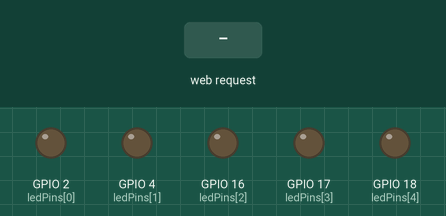
Recording of a sketch running on a simulated ESP32. On the bench: output pins drawn as LEDs (lit = HIGH). Dashed ring = blinking. Inputs (shaded band) come from the test bench. WiFi joins after 1.5 s; servers stay silent unless stated; what the sketch prints to the serial monitor is not drawn.

Above: at 3.2 s.
3.3 s: HTTP request GET /LED=32415 received
At 3.45 s:
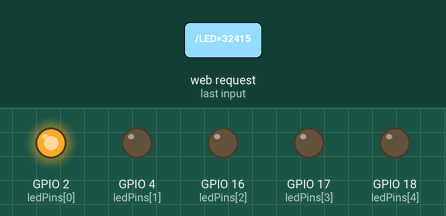
6.3 s: HTTP request GET /LED=ALL received
At 6.9 s:
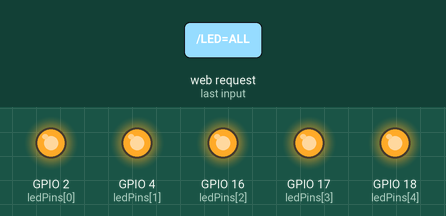
7.8 s: HTTP request GET /LED=12345 received
At 8.5 s:
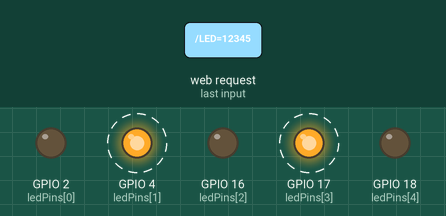
Timing chart, 0 to 11.4 s (numbered marks = the images above; inputs shaded):
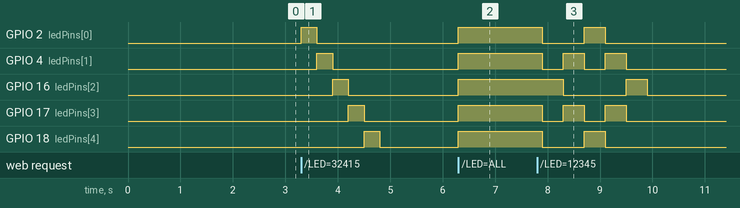

Measured:
- after the input at 3.3 s, GPIO 2 (ledPins[0]): LOW → HIGH at once, → LOW 0.30 s later; GPIO 4 (ledPins[1]): LOW → HIGH after 0.30 s, → LOW 0.30 s later; GPIO 16 (ledPins[2]): LOW → HIGH after 0.60 s, → LOW 0.30 s later; GPIO 17 (ledPins[3]): LOW → HIGH after 0.90 s, → LOW 0.30 s later; GPIO 18 (ledPins[4]): LOW → HIGH after 1.2 s, → LOW 0.30 s later
- after the input at 6.3 s, GPIO 2 (ledPins[0]), GPIO 4 (ledPins[1]), GPIO 16 (ledPins[2]), GPIO 17 (ledPins[3]), GPIO 18 (ledPins[4]): LOW → HIGH at once
- after the input at 7.8 s, GPIO 2 (ledPins[0]): HIGH → LOW after 0.10 s, → HIGH 0.80 s later, → LOW 0.40 s later; GPIO 4 (ledPins[1]): alternates HIGH for 0.40 s and LOW for 0.40 s, 5 changes in all, then stays LOW, starting after 0.10 s

The sketch:

esp32_activity1.ino
```cpp
#include <WiFi.h>

const char* ssid = "AKINLANGSIAIAH";
const char* password = "SIGETAWANANMOAKO";

WiFiServer server(80);

const int ledPins[] = {2, 4, 16, 17, 18};
bool allOn = false;

void setup() {
  Serial.begin(115200);

  for (int i = 0; i < 5; i++) {
    pinMode(ledPins[i], OUTPUT);
    digitalWrite(ledPins[i], LOW);
  }

  WiFi.begin(ssid, password);
  Serial.print("Connecting to WiFi...");
  while (WiFi.status() != WL_CONNECTED) {
    delay(1000);
    Serial.print(WiFi.status());
    Serial.print(".");
  }

  Serial.println("\nConnected to WiFi");
  Serial.print("IP Address: ");
  Serial.println(WiFi.localIP());

  server.begin();
}

void loop() {
  WiFiClient client = server.available();
  if (!client) return;

  Serial.println("New client connected");

  String request = client.readStringUntil('\r');
  Serial.println(request);
  client.flush();

  if (request.indexOf("/LED=ALL") != -1) {
    Serial.println("Toggle All LEDs");
    allOn = !allOn;
    for (int i = 0; i < 5; i++) {
      digitalWrite(ledPins[i], allOn ? HIGH : LOW);
    }
  }
  else if (request.indexOf("/LED=32415") != -1) {
    Serial.println("Sequence 32415");
    const int ledPin[] = {2, 4, 16, 17, 18};
    for (int i = 0; i < 5; i++) {
      digitalWrite(ledPin[i], HIGH);
      delay(300);
      digitalWrite(ledPin[i], LOW);
    }
  }
  else if (request.indexOf("/LED=12345") != -1) {
    Serial.println("Sequence 12345");
    one();
    two();
    three();
    two();
    one();
    clr();
  }

  String html = "<!DOCTYPE html><html><head><title>ESP32 LED Control</title>";
  html += "<meta name=\"viewport\" content=\"width=device-width, initial-scale=1.0\">";
  html += "<style>";
  html += "body { font-family: 'Segoe UI', Tahoma, Geneva, Verdana, sans-serif; background: #f0f2f5; display: flex; justify-content: center; align-items: center; height: 100vh; margin: 0;}";
  html += ".container { background: white; border-radius: 20px; padding: 30px; box-shadow: 0 15px 25px rgba(0,0,0,0.1); width: 90%; max-width: 400px; text-align: center;}";
  html += "h1 { color: #333; font-size: 28px; margin-bottom: 20px;}";
  html += ".btn { background: #007bff; color: white; border: none; padding: 15px 25px; margin: 10px 0; border-radius: 50px; cursor: pointer; font-size: 18px; width: 80%; transition: all 0.3s ease; box-shadow: 0 8px 15px rgba(0,123,255,0.2);}";
  html += ".btn:hover { background: #0056b3; box-shadow: 0 15px 20px rgba(0,123,255,0.4); transform: translateY(-5px);}";
  html += ".btn:active { transform: translateY(-2px);}";
  html += "@media (max-width: 600px) { h1 { font-size: 24px; } .btn { font-size: 16px; padding: 10px 20px; }}";
  html += "</style>";
  html += "</head><body>";
  html += "<div class=\"container\">";
  html += "<h1>ESP32 LED Control</h1>";
  html += "<a href=\"/LED=ALL\"><button class=\"btn\">Toggle All LEDs</button></a><br>";
  html += "<a href=\"/LED=32415\"><button class=\"btn\">Sequence 32415</button></a><br>";
  html += "<a href=\"/LED=12345\"><button class=\"btn\">Center to Bottom</button></a>";
  html += "</div>";
  html += "</body></html>";

  client.println("HTTP/1.1 200 OK");
  client.println("Content-type:text/html");
  client.println();
  client.println(html);
  client.println();
  delay(10);
  client.stop();
}

void clr() {
  delay(100);
  for (int i = 0; i < 5; i++) {
    digitalWrite(ledPins[i], LOW);
  }
}

void one() {
  clr();
  digitalWrite(16, HIGH);
  delay(300);
}

void two() {
  clr();
  digitalWrite(4, HIGH);
  digitalWrite(17, HIGH);
  delay(300);
}

void three() {
  clr();
  digitalWrite(18, HIGH);
  digitalWrite(2, HIGH);
  delay(300);
}
```
